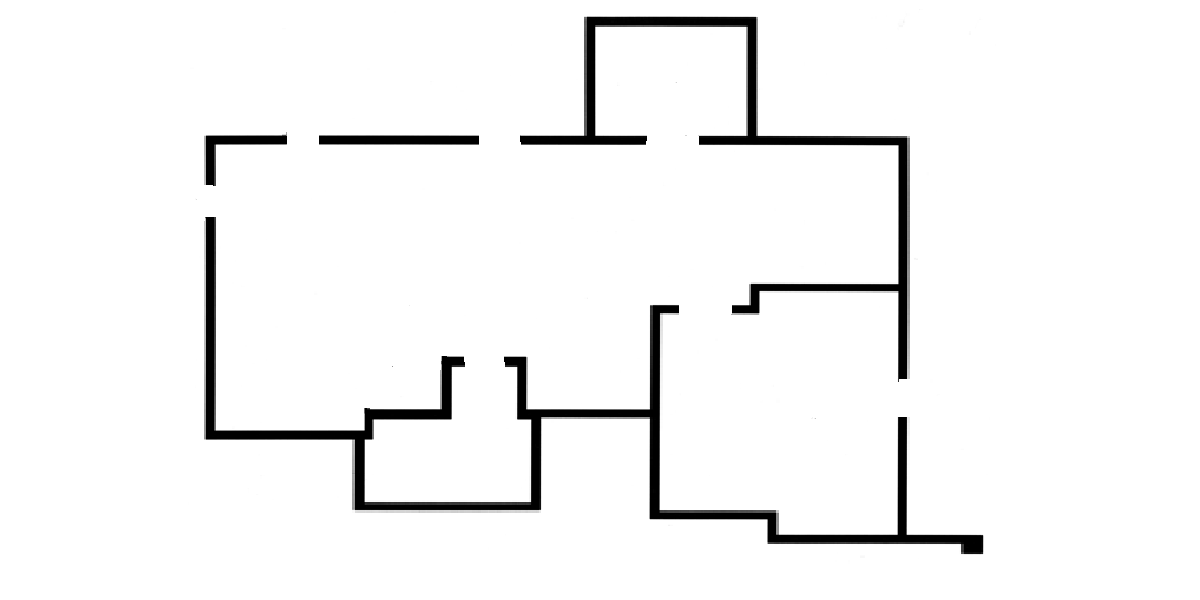
#> input picture Resources/maps/lmap2.png, 1200 x 600 px
$ python centerliner.py
#> lines starting #> are read from the running program, lines starting #| are printed output that depends on the picture; after the words box and inside, x2 and y2 are one past the last pixel; in counts of white or black regions, pixels touching at a corner belong together
import cv2
from matplotlib import pyplot as plt
from skimage import morphology
import numpy as np
from _pickle import load

# Turn this into a library. Please. Actually, no. The dependency cost w.r.t. usage is too high


def centerline(bin, type=int, return_dist=False):
    edt = cv2.distanceTransform(bin, cv2.DIST_L2, 5)
    skel = morphology.skeletonize(bin)*edt
    norm_skel = cv2.normalize(skel, None, 0, 1.0, cv2.NORM_MINMAX)
    if return_dist:
        return cv2.threshold(norm_skel, 0.1, 1.0, cv2.THRESH_BINARY)[1].astype(type), edt
    else:
        return cv2.threshold(norm_skel, 0.1, 1.0, cv2.THRESH_BINARY)[1].astype(type)


def skeleton2coords(map):
    line = []
    for n, i in enumerate(map):
        for n2, j in enumerate(i):
            if j:
                line.append((n2, n))
    return line


def img_based():
    plt.rcParams["figure.autolayout"] = True
    fig, ax = plt.subplots(2, 2)
    path = "lmap2.png"  # "classroom.pkl"

    # Load the input image
    if path.endswith(".pkl"):
        with open(path, "rb") as f:
            bmap = load(f)[1]
        img = np.array(bmap).reshape(int(len(bmap)**0.5), int(len(bmap)**0.5))
    else:
        img = cv2.imread(path, cv2.IMREAD_GRAYSCALE)
#> img is the input picture: shape (600, 1200); min 0, max 255, mean 244.5

    for i in range(50):
        cv2.imshow("hi", img)
        cv2.waitKey(1)

    # Convert to binary
    img_bin = cv2.threshold(img, 200, 255, cv2.THRESH_BINARY)[1]
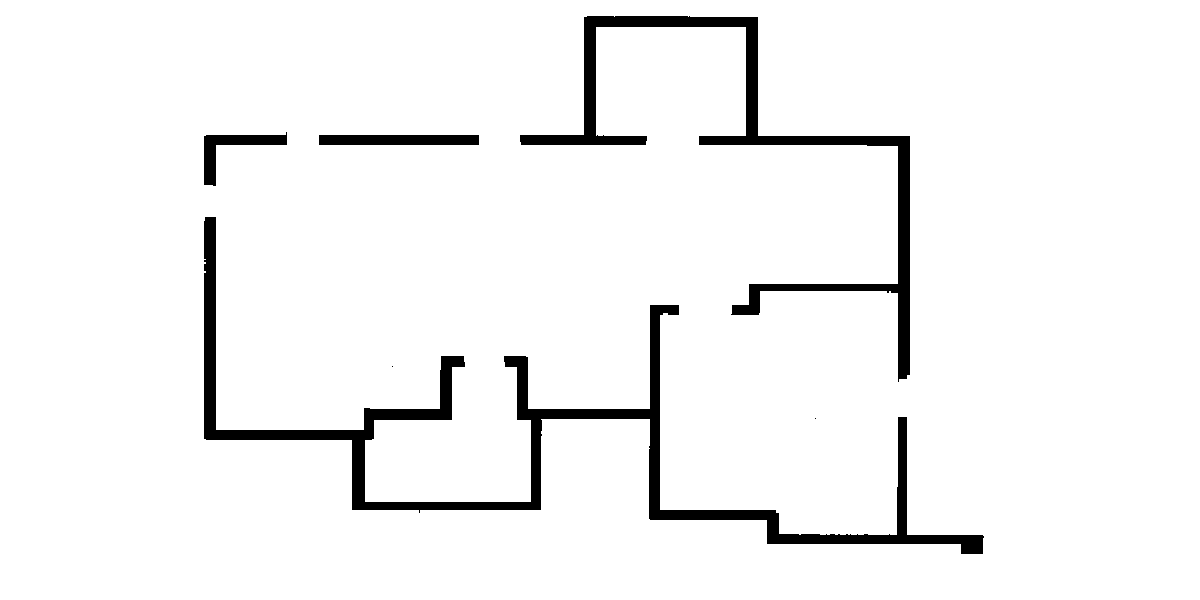
#> img_bin: shape (600, 1200); 95.4% white; 6 black regions (2 under 20 px), largest, box (x1, y1, x2, y2) and area: (204, 217, 984, 554) 18393, (520, 16, 910, 382) 11882, (319, 135, 479, 145) 1600, (204, 132, 287, 186) 1314
    print(img_bin.shape)
#| (600, 1200)
    bin_map = img_bin//255

    skel, dist = centerline(img_bin, return_dist=True)
#> in centerline, `edt = cv2.distanceTransform(bin, cv2.DIST_L2, 5)`:
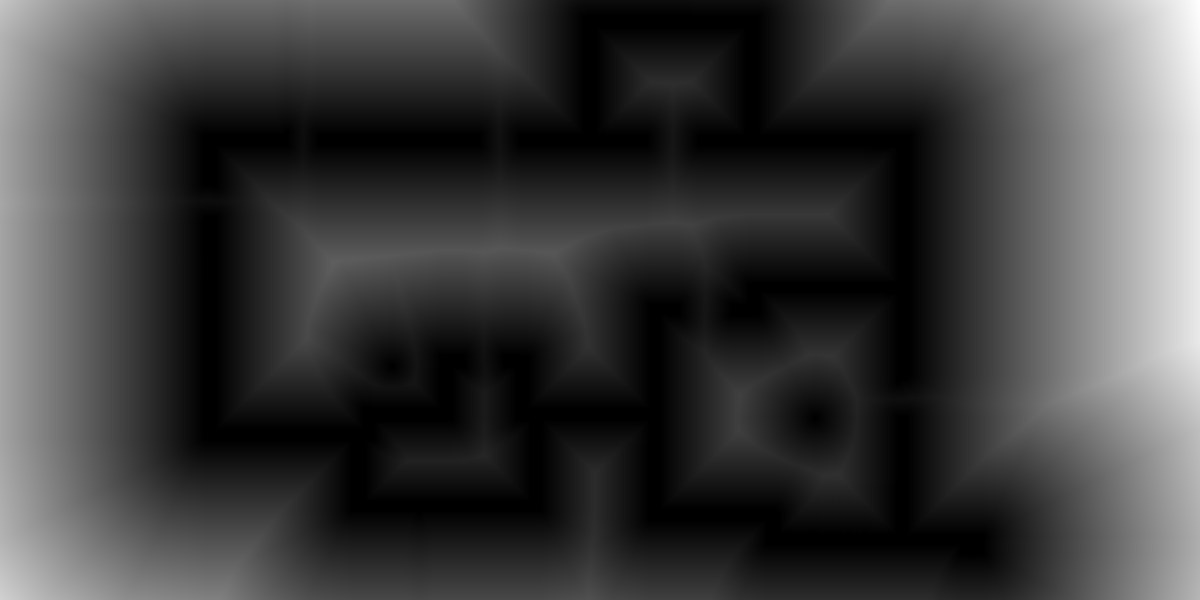
#> edt: shape (600, 1200) float32; min 0, max 316.8, mean 76.5; drawn with min black and max white
#> in centerline, `skel = morphology.skeletonize(bin)*edt`:
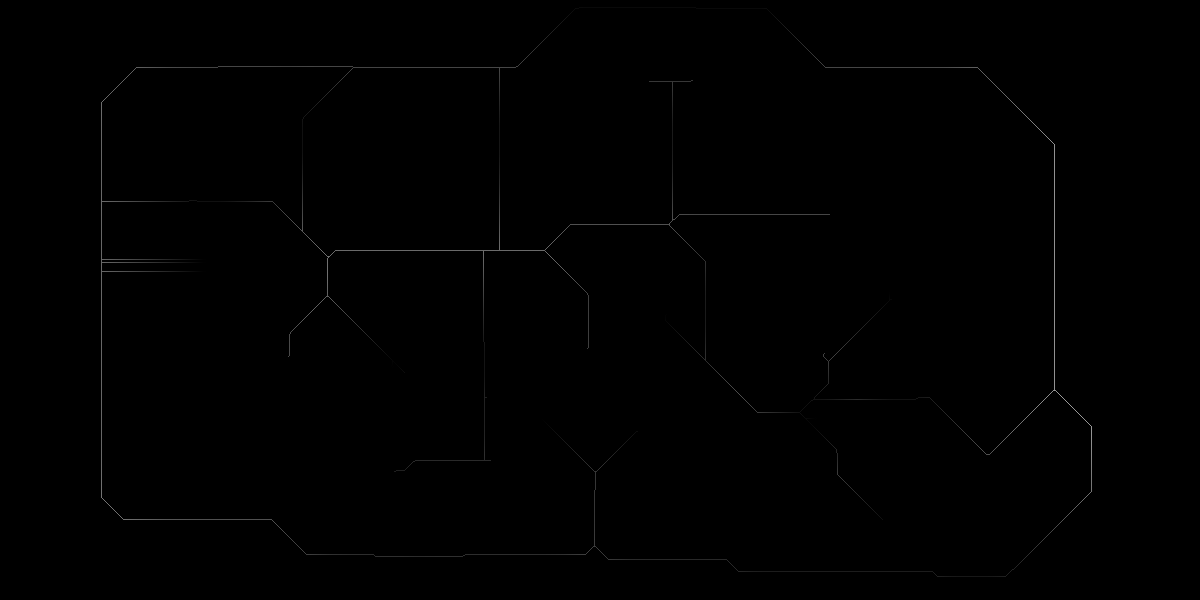
#> skel: shape (600, 1200) float32; min 0, max 158, mean 0.5
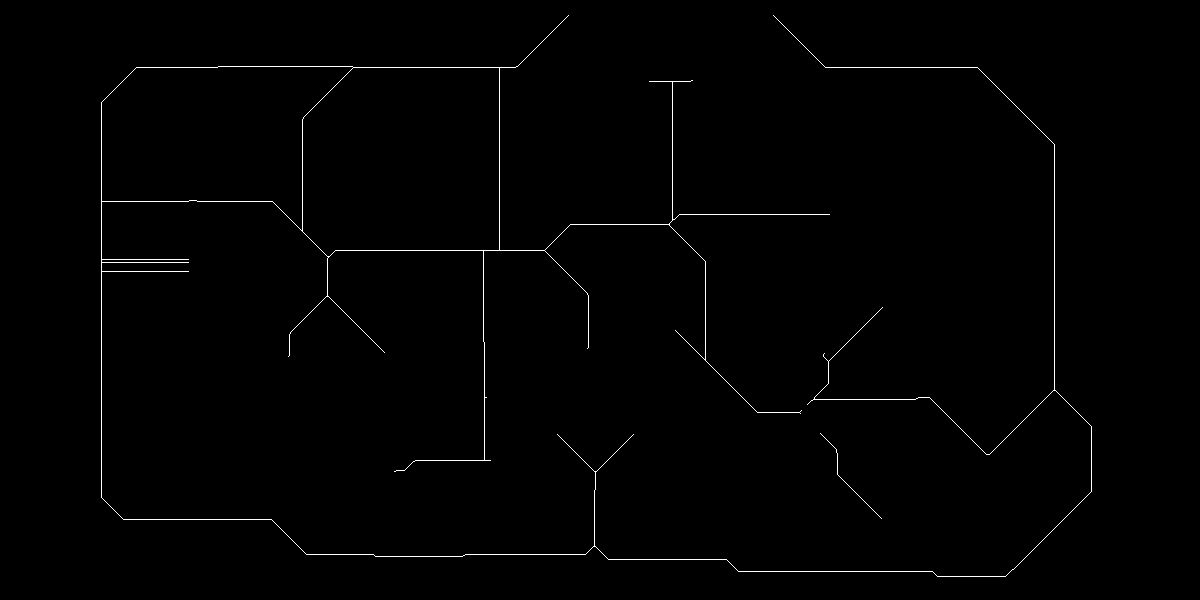
#> skel: shape (600, 1200) int64; values 0 (black) and 1 (white), 0.75% white in thin lines or dots, all inside (x1, y1, x2, y2) = (101, 15, 1092, 577)
    smooth_dist = cv2.normalize(dist, None, 0, 1.0, cv2.NORM_MINMAX)
    overlay = img.copy()
    smooth_dist[skel == 1] = 1
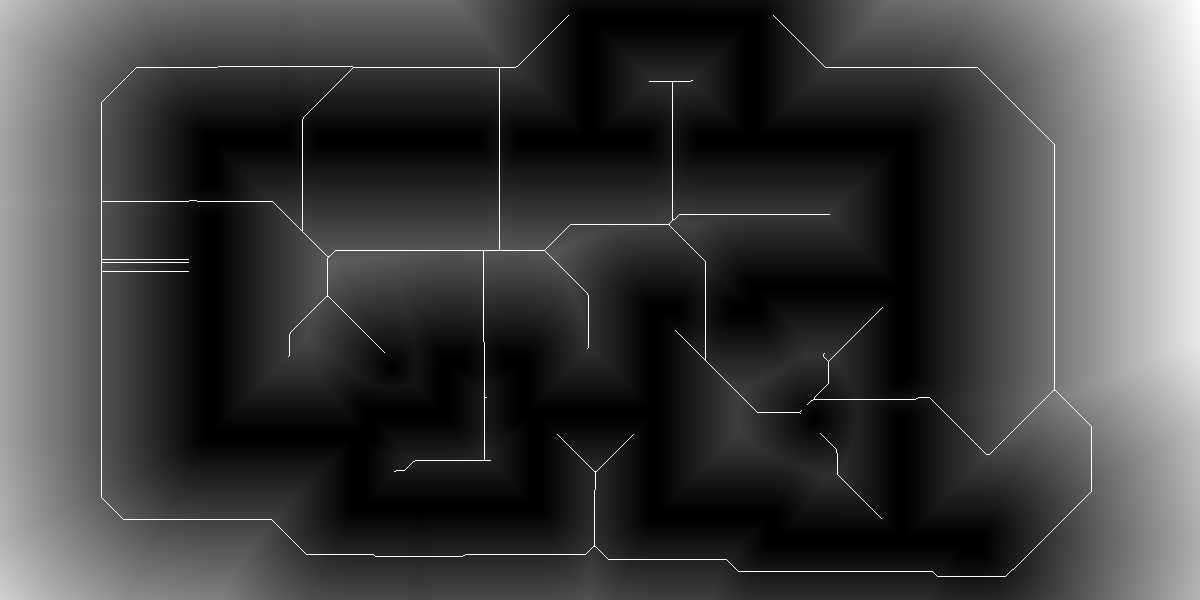
#> smooth_dist: shape (600, 1200) float32; min 0, max 1, mean 0.247
    overlay[smooth_dist > 0.1] = smooth_dist[smooth_dist > 0.1]*255
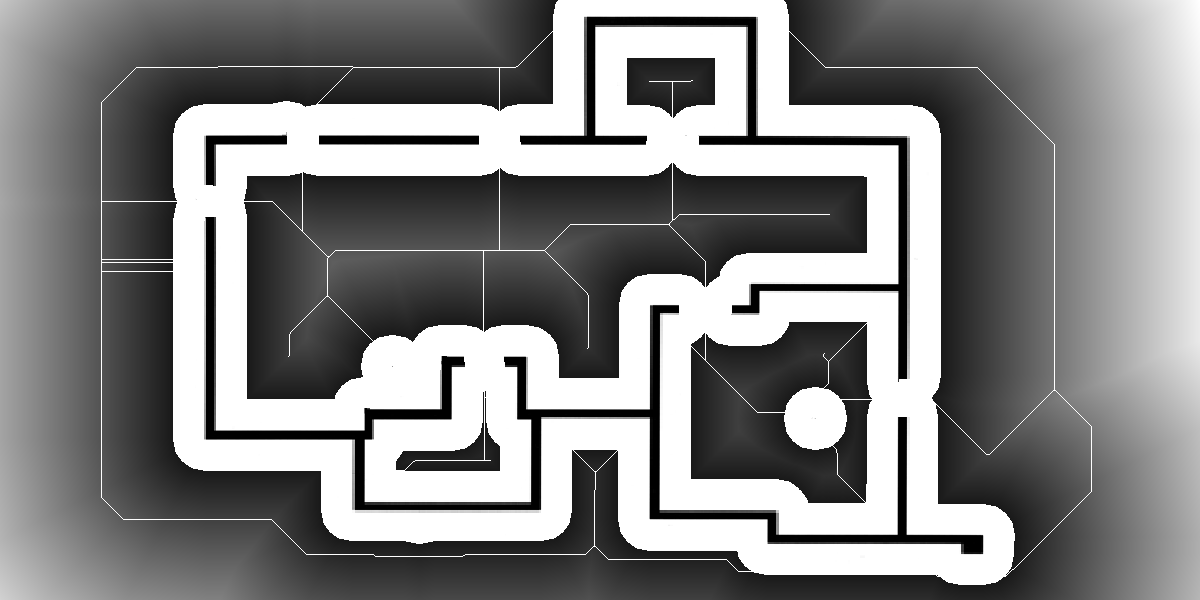
#> overlay: shape (600, 1200); min 0, max 255, mean 131.8

    ax[0,0].imshow(overlay, cmap="magma", alpha=0.5)
    ax[0,1].imshow(smooth_dist, cmap="gray")
    coords = skeleton2coords(skel)
#> after the loop in skeleton2coords, `for n, i in enumerate(map):`: line = 5410 pairs, first value 101 to 1091, second value 15 to 576
#> coords has the same summary as line in skeleton2coords
    ax[1,0].scatter(*zip(*coords))
    ax[1,0].invert_yaxis()
    ax[1,1].imshow(skel)
    plt.show()
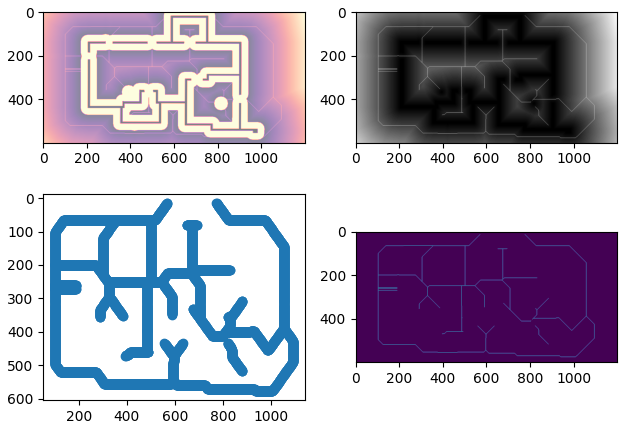
#> figure drawn by matplotlib, 4 panels


img_based()
